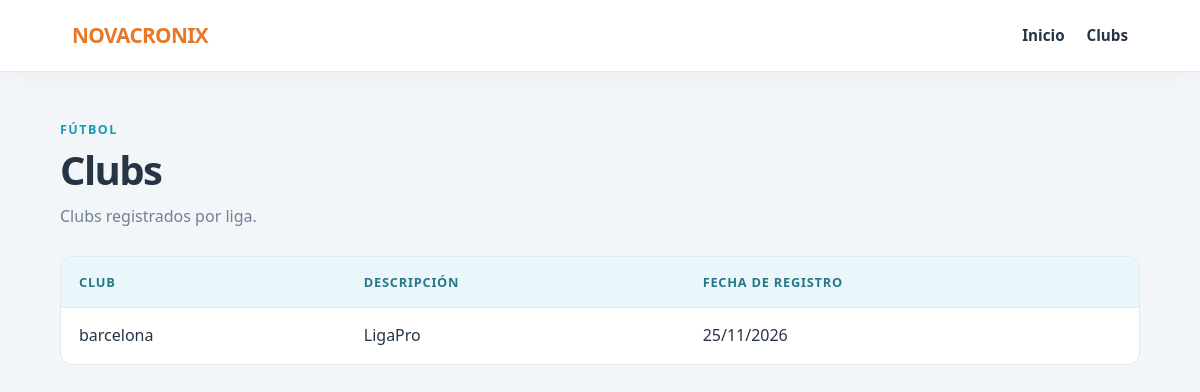
/clubs/, run on an earlier commit of the app's database.
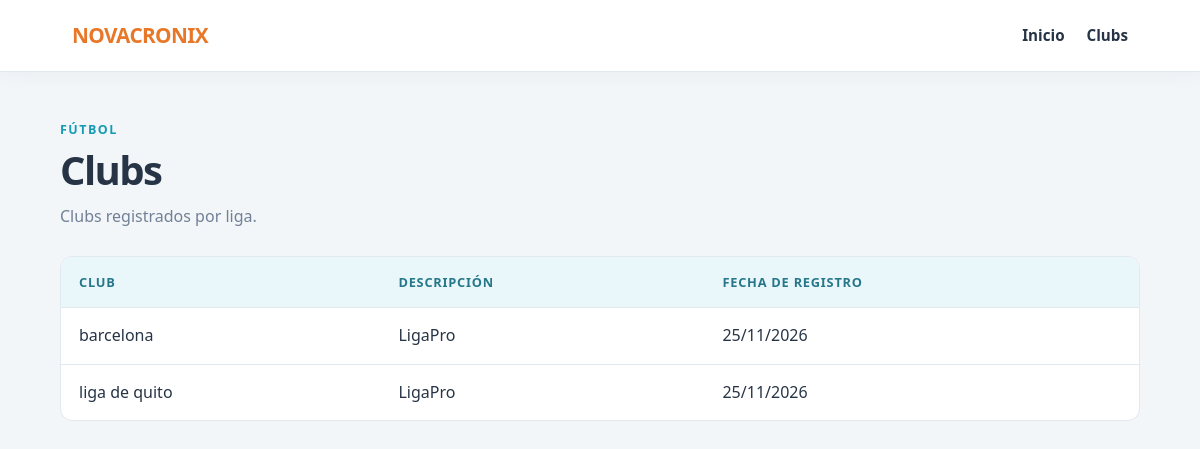
And on a later commit of the database.
### tasks/models.py (models this page shows, shortened)
class LigaEstadistica(models.Model):
    club = models.CharField(max_length=100)
    liga = models.CharField(max_length=100, default="LigaPro")
    partidos_jugados = models.PositiveIntegerField()
    victorias = models.PositiveIntegerField()
    empates = models.PositiveIntegerField()
    derrotas = models.PositiveIntegerField()
    goles_a_favor = models.PositiveIntegerField()
    goles_en_contra = models.PositiveIntegerField()
    diferencia_goles = models.IntegerField()
    puntos_por_partido = models.DecimalField(max_digits=4, decimal_places=2)
    created_at = models.DateTimeField(auto_now_add=True)
    class Meta:
        ordering = ["club", "liga"]

### tasks/views.py (the view)
# urls.py: path("clubs/", views.club_list, name="clubs"),
def club_list(request):
    contexto = {
        "clubs": (
            LigaEstadistica.objects.values("club", "liga")
            .annotate(created_at=Max("created_at"))
            .order_by("club", "liga")
        ),
    }
    return render(request, "clubs/club_list.html", contexto)

### templates/clubs/club_list.html (shortened to what this page needs)
{% extends "base.html" %}
{% block content %}
<header class="page-heading">
    <p class="eyebrow">Fútbol</p>
    <h1>Clubs</h1>
    <p class="intro">Clubs registrados por liga.</p>
</header>
<div class="table-wrap">
    <table>
        <thead>
            <tr>
                <th>Club</th>
                <th>Descripción</th>
                <th>Fecha de registro</th>
            </tr>
        </thead>
        <tbody>
            {% for club in clubs %}
            <tr>
                <td>{{ club.club }}</td>
                <td>{{ club.liga }}</td>
                <td>{{ club.created_at|date:"d/m/Y" }}</td>
            </tr>
            {% empty %}
            <tr>
                <td colspan="3">Todavía no hay clubs registrados.</td>
            </tr>
            {% endfor %}
        </tbody>
    </table>
</div>
{% endblock %}

### templates/base.html (shortened to what this page needs)
<!DOCTYPE html>
<html lang="es">
<head>
    {% load static %}
    <link rel="stylesheet" href="{% static 'tasks/css/estilos.css' %}">
</head>
<body>
    <header class="navbar">
        <strong>NOVACRONIX</strong>
        <nav aria-label="Navegación principal">
            <a href="{% url 'tasks:home' %}">Inicio</a>
            <a href="{% url 'tasks:clubs' %}">Clubs</a>
        </nav>
    </header>
    <main class="contenido">
        {% block content %}{% endblock %}
    </main>
</body>
</html>

### tasks/static/tasks/css/estilos.css (style rules this page uses)
:root { color-scheme: light; --ink: #263445; --muted: #718096; --line: #e2e8f0; --surface: #ffffff; --page: #f3f6f9; --orange: #e87828; --orange-dark: #c85c16; --cyan: #159bb5; --red: #c94040; --shadow: 0 12px 32px rgb(38 52 69 / 8%); }
* { box-sizing: border-box; }
body { min-height: 100vh; margin: 0; background: var(--page); color: var(--ink); font: 16px/1.6 "Segoe UI", Arial, sans-serif; }
a { color: var(--cyan); font-weight: 600; text-decoration: none; }
.navbar { display: flex; min-height: 72px; align-items: center; justify-content: space-between; gap: 20px; padding: 0 clamp(20px, 6vw, 88px); background: var(--surface); border-bottom: 1px solid var(--line); box-shadow: 0 4px 16px rgb(38 52 69 / 4%); }
.navbar strong { color: var(--orange); font-size: 1.3rem; letter-spacing: -.03em; }
.navbar nav { display: flex; flex-wrap: wrap; gap: 22px; }
.navbar a { color: var(--ink); font-size: .95rem; }
.contenido { width: min(100% - 36px, 1080px); margin: 48px auto; }
.page-heading { margin-bottom: 26px; }
.eyebrow { margin: 0 0 6px; color: var(--cyan); font-size: .78rem; font-weight: 800; letter-spacing: .12em; text-transform: uppercase; }
h1 { margin: 0; font-size: clamp(1.8rem, 4vw, 2.5rem); letter-spacing: -.04em; line-height: 1.2; }
.intro { margin: 10px 0 0; color: var(--muted); }
.table-wrap { overflow-x: auto; border: 1px solid var(--line); border-radius: 12px; background: var(--surface); }
table { width: 100%; border-collapse: collapse; text-align: left; }
th, td { padding: 15px 18px; border-bottom: 1px solid var(--line); vertical-align: top; }
th { background: #eaf7fa; color: #267789; font-size: .8rem; letter-spacing: .06em; text-transform: uppercase; }
tbody tr:last-child td { border-bottom: 0; }

What changed in the data, as far as the page shows it:
added LigaEstadistica: club "liga de quito", liga "LigaPro", created_at "25/11/2026"
